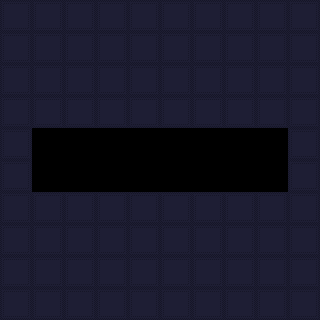

A 2D game scene composited from a Tiled map and its tileset images. What follows is a short description and the map's XML, with every tile layer's data as written:
An orthogonal 10x10 tile map with 32x32 px tiles, 1 tile layer (Tile Layer 1) and 6 objects.

<map version="1.2" tiledversion="1.3.5" orientation="orthogonal" renderorder="right-down" width="10" height="10" tilewidth="32" tileheight="32" infinite="0" nextlayerid="3" nextobjectid="16">
 <editorsettings>
  <export target="room_6_2.lua" format="lua" />
 </editorsettings>
 <tileset firstgid="1" source="../allTiles.tsx" />
 <layer id="1" name="Tile Layer 1" width="10" height="10">
  <data encoding="csv">
1,1,1,1,1,1,1,1,1,1,
1,1,1,1,1,1,1,1,1,1,
1,1,1,1,1,1,1,1,1,1,
1,1,1,1,1,1,1,1,1,1,
1,0,0,0,0,0,0,0,0,1,
1,0,0,0,0,0,0,0,0,1,
1,1,1,1,1,1,1,1,1,1,
1,1,1,1,1,1,1,1,1,1,
1,1,1,1,1,1,1,1,1,1,
1,1,1,1,1,1,1,1,1,1
</data>
 </layer>
 <objectgroup id="2" name="Object Layer 1">
  <object id="1" gid="5" x="32" y="160" width="32" height="32" />
  <object id="3" gid="5" x="96" y="160" width="32" height="32" />
  <object id="6" gid="5" x="192" y="160" width="32" height="32" />
  <object id="8" gid="5" x="256" y="160" width="32" height="32" />
  <object id="13" gid="2" x="32" y="192" width="32" height="32" />
  <object id="14" gid="4" x="256" y="192" width="32" height="32" />
 </objectgroup>
</map>
